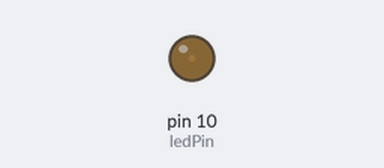
A sketch run on a simulated Arduino Uno, built with avr-gcc and run on an emulated ATmega328P. Parts: output pins drawn as LEDs (lit = HIGH).

Above: at 0.05 s.
At 0.35 s:
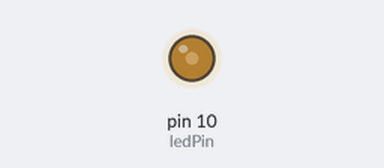
At 0.6 s:
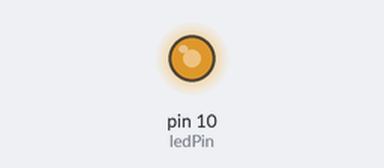
Timing chart, 0 to 3.0 s (numbered marks = the images above):
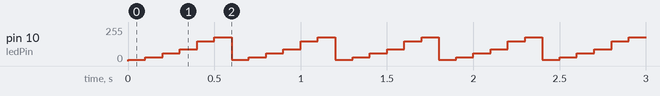

The sketch:

flicker.ino
```cpp
int ledPin=10;
byte flicker[]={10, 30, 60, 90, 150, 180, 200, 255};
//int potPin=0;

void setup() {
  pinMode(ledPin,OUTPUT);
}

void loop() {
 // int delayTimer=analogRead(potPin);
  for(int i=0; i<=5; i++) {
    analogWrite(ledPin, flicker[i]);
  //  delay(delayTimer);
      delay(100);
  }
}
```

Measured:
- by itself, pin 10 (ledPin): repeats every 0.60 s: 30/255 0.10 s, 60/255 0.10 s, 90/255 0.10 s, 150/255 0.10 s, 180/255 0.10 s, 10/255 0.10 s
